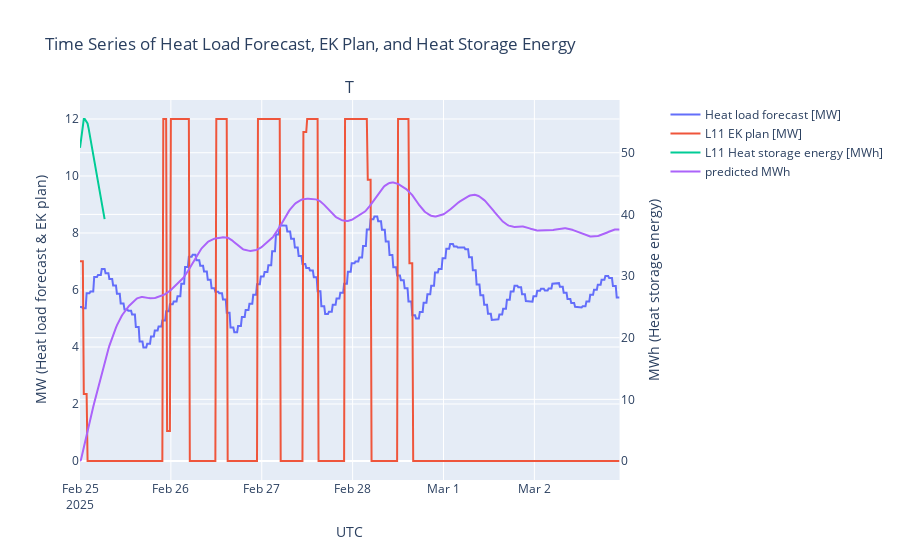

The code cell stored with this chart in its notebook:
### Code cell
testfile['predicted MWh'] = y_pred


fig = make_subplots(rows=1, cols=1,shared_xaxes=True,vertical_spacing=0.1,subplot_titles=('Time Series Plot'),specs=[[{'secondary_y': True}]]  )

fig.add_trace(go.Scatter(x=testfile['UTC'], y=testfile['Heat load forecast [MW]'], mode='lines', name='Heat load forecast [MW]'),secondary_y=False)

fig.add_trace(go.Scatter(x=testfile['UTC'], y=testfile['L11 EK plan [MW]'], mode='lines', name='L11 EK plan [MW]'),secondary_y=False)

fig.add_trace(go.Scatter(x=testfile['UTC'], y=testfile['L11 Heat storage energy [MWh]'], mode='lines', name='L11 Heat storage energy [MWh]'),secondary_y=True)

fig.add_trace(go.Scatter(x=testfile['UTC'], y=testfile['predicted MWh'], mode='lines', name='predicted MWh'),secondary_y=True)

fig.update_layout(
    title_text="Time Series of Heat Load Forecast, EK Plan, and Heat Storage Energy",
    xaxis_title="UTC",
    yaxis_title="MW (Heat load forecast & EK plan)",
    yaxis2_title="MWh (Heat storage energy)",
    template="plotly",
)

fig.show()

### Figure 1 — Plotly figure (JSON) as saved in the notebook; plotly's stock layout.template omitted (floating-point values rounded to 4 significant figures; data arrays with more than 128 entries replaced by an {"elided": "..."} marker saying what was removed)
{"data": [{"mode": "lines", "name": "Heat load forecast [MW]", "type": "scatter", "x": {"elided": "571 str values"}, "xaxis": "x", "y": {"elided": "571 float values"}, "yaxis": "y"}, {"mode": "lines", "name": "L11 EK plan [MW]", "type": "scatter", "x": {"elided": "571 str values"}, "xaxis": "x", "y": {"elided": "571 float values"}, "yaxis": "y"}, {"mode": "lines", "name": "L11 Heat storage energy [MWh]", "type": "scatter", "x": {"elided": "571 str values"}, "xaxis": "x", "y": {"elided": "571 float values"}, "yaxis": "y2"}, {"mode": "lines", "name": "predicted MWh", "type": "scatter", "x": {"elided": "571 str values"}, "xaxis": "x", "y": {"elided": "571 float values"}, "yaxis": "y2"}], "layout": {"annotations": [{"font": {"size": 16}, "showarrow": false, "text": "T", "x": 0.47, "xanchor": "center", "xref": "paper", "y": 1, "yanchor": "bottom", "yref": "paper"}], "title": {"text": "Time Series of Heat Load Forecast, EK Plan, and Heat Storage Energy"}, "xaxis": {"anchor": "y", "domain": [0, 0.94], "title": {"text": "UTC"}}, "yaxis": {"anchor": "x", "domain": [0, 1], "title": {"text": "MW (Heat load forecast & EK plan)"}}, "yaxis2": {"anchor": "x", "overlaying": "y", "side": "right", "title": {"text": "MWh (Heat storage energy)"}}}}
